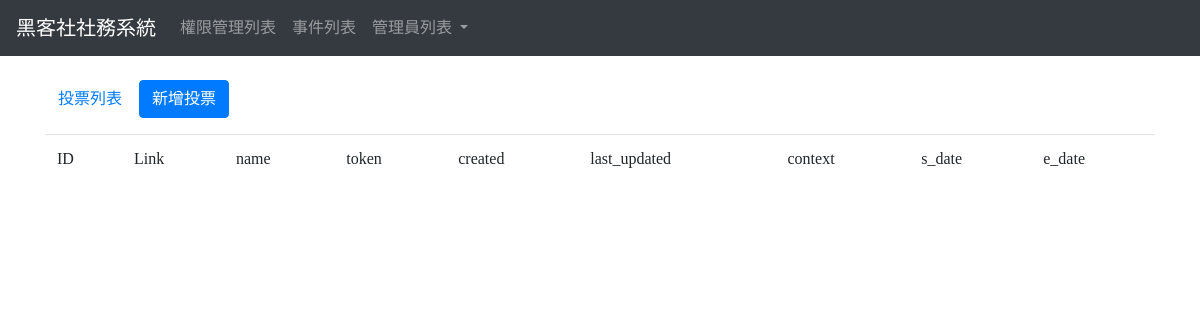
The page /club/poll/ on the database as committed earlier.
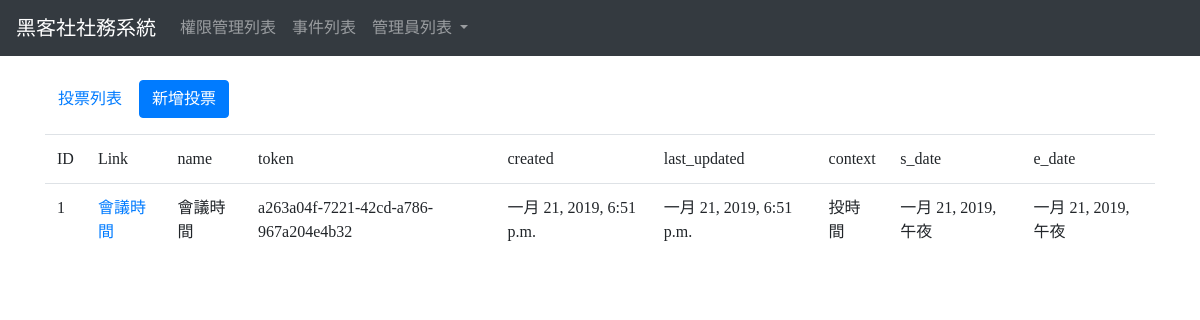
The same page on the database as committed later.
### club/models.py (models this page shows, shortened)
class Poll(models.Model):
    name = models.CharField(max_length=255)
    token = models.UUIDField(db_index=True, default=uuid.uuid4)
    created = models.DateTimeField(auto_now_add=True, editable=False)
    last_updated = models.DateTimeField(auto_now=True, editable=False)
    context = models.TextField(max_length=100)
    s_date = models.DateTimeField()
    e_date = models.DateTimeField()
    event = models.ForeignKey(
        Event,
        on_delete=models.CASCADE, related_name="poll_events"
    )
    class Meta:
        ordering = ('created',)
    def __str__(self):
        return u'%s' % self.name
    def get_absolute_url(self):
        return reverse('club_poll_detail', args=(self.token,))

### club/views.py (the view)
# urls.py: url(r'^club/poll/$', views.PollListView.as_view(), name='club_poll_list'),
class PollListView(ListView):
    model = Poll

### club/templates/club/poll_list.html
{% extends "base.html" %}
{% load static %}
{% block content %}
<p><a class="btn btn-default" href="{% url 'club_poll_list' %}">投票列表</a>
<a class="btn btn-primary" href="{% url 'club_poll_create' %}">新增投票</a></p>
<table class="table">
<tr>
<td>ID</td><td>Link</td>
    <td>name</td>
    <td>token</td>
    <td>created</td>
    <td>last_updated</td>
    <td>context</td>
    <td>s_date</td>
    <td>e_date</td>
</tr>
{% for object in object_list %}
<tr>
    <td>{{object.pk}}</td>
    <td><a href="{{object.get_absolute_url}}">{{object}}</a></td>
    <td>{{ object.name }}</td>
    <td>{{ object.token }}</td>
    <td>{{ object.created }}</td>
    <td>{{ object.last_updated }}</td>
    <td>{{ object.context }}</td>
    <td>{{ object.s_date }}</td>
    <td>{{ object.e_date }}</td>
</tr>
{% endfor %}
</table>
{% endblock %}

Rows that differ between the two databases and show on the page:
added Poll: pk "1", name "會議時間", token "a263a04f-7221-42cd-a786-967a204e4b32", created "一月 21, 2019, 6:51 p.m.", last_updated "一月 21, 2019, 6:51 p.m.", context "投時間", s_date "一月 21, 2019, 午夜", e_date "一月 21, 2019, 午夜"
